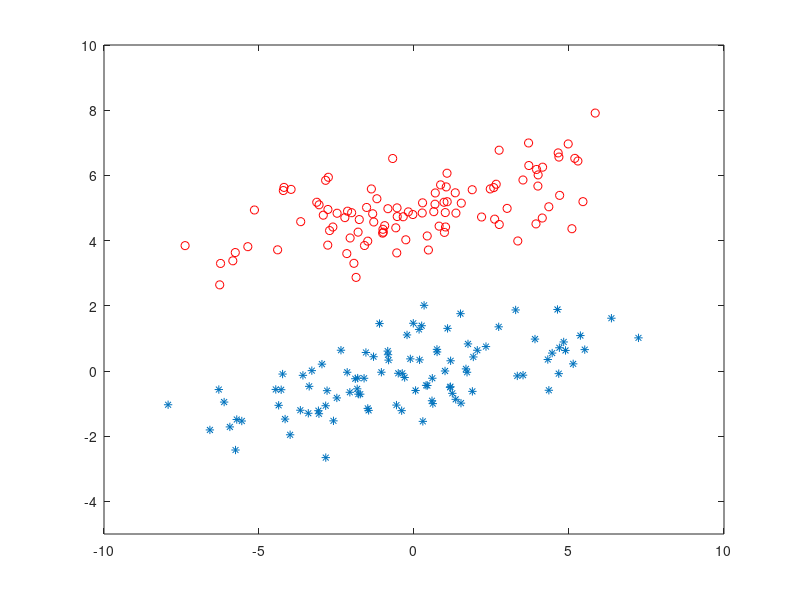

Write the MATLAB code that produced this figure.

clf;
N=100;

m1=[0 0]; 
m2=[0 5];
s1=[10 2 ; 2 1];



X1=randn(N,2)*sqrtm(s1)+repmat(m1,N,1);
X2=randn(N,2)*sqrtm(s1)+repmat(m2,N,1);
figure(1);

plot( X2(:,1), X2(:,2), 'ro');
hold on;
plot( X1(:,1), X1(:,2), '*');
axis([-10 10 -5 10]);
save pca_and_lda_data N X1 X2

